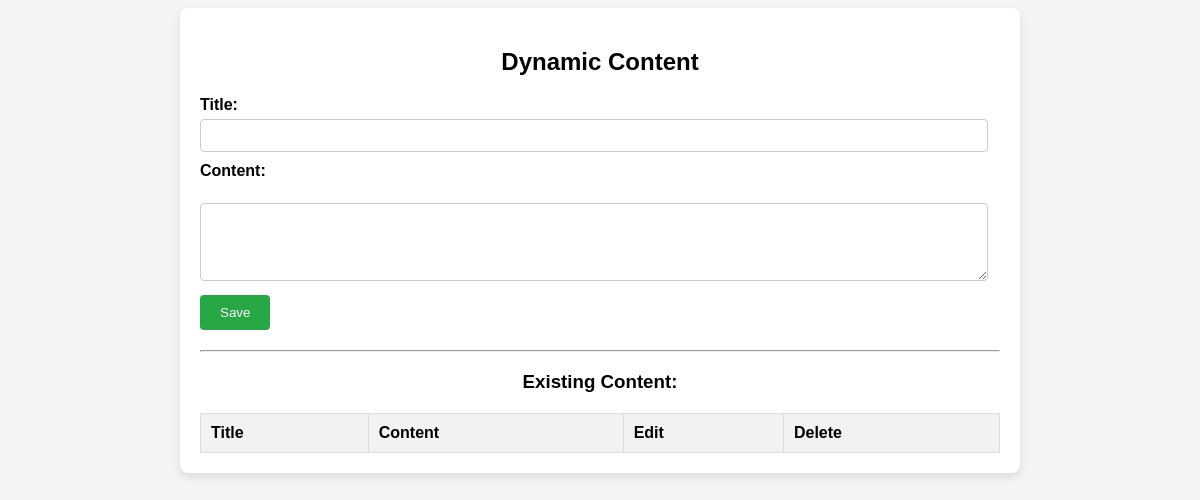
/admin/html/dynamicContent.php, run on an earlier commit of the app's database.
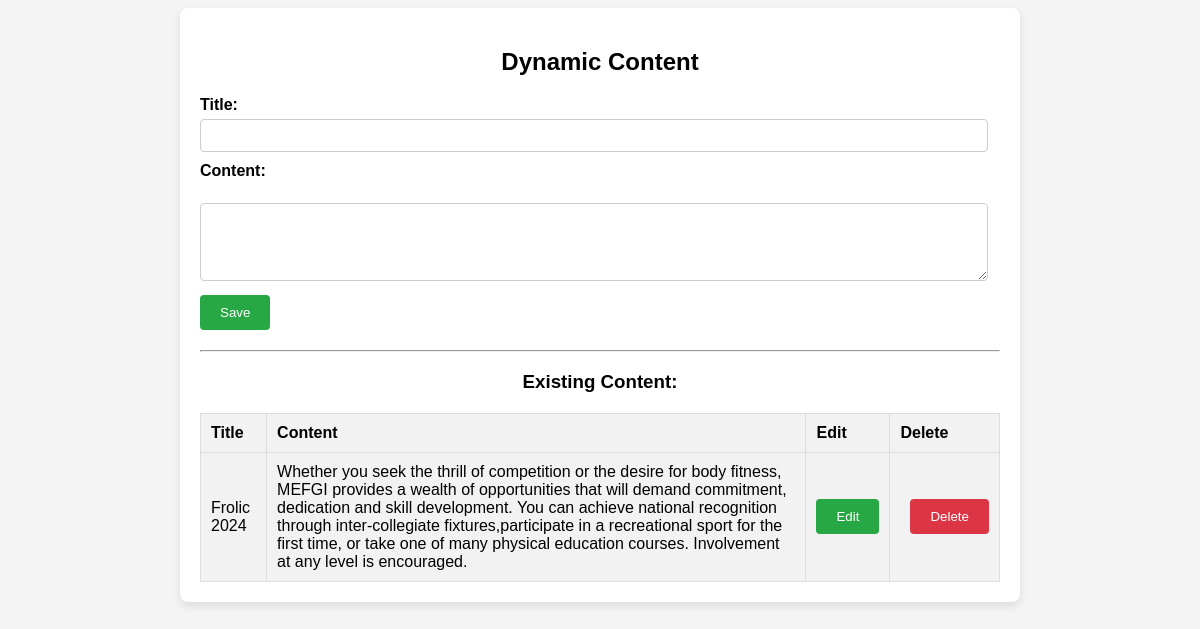
And on a later commit of the database.
### tables this page shows
CREATE TABLE IF NOT EXISTS `dynamic_content` (
  `id` int(11) NOT NULL AUTO_INCREMENT,
  `title` varchar(255) NOT NULL,
  `content` text NOT NULL,
  PRIMARY KEY (`id`)
);

### admin/html/dynamicContent.php (the view, shortened to what this page needs)
<?php
include 'conn.php';
$content = '';
$sql = "SELECT * FROM dynamic_content";
$result = $conn->query($sql);
$contents = [];
if ($result->num_rows > 0) {
    while ($row = $result->fetch_assoc()) {
        $contents[] = $row;
    }
}
?>
<!DOCTYPE html>
<html lang="en">
<head>
</head>
<body>
    <div class="container">
        <h2>Dynamic Content</h2>
        <form action="dynamicContentProcessing.php" method="POST">
            <label for="title">Title:</label>
            <input type="text" id="title" name="title" value="<?php echo isset($content['title']) ? $content['title'] : ''; ?>" required><br>
            <label for="content">Content:</label><br>
            <textarea id="content" name="content" rows="4" required><?php echo isset($content['content']) ? $content['content'] : ''; ?></textarea><br>
            <button type="submit" name="save" class="edit-btn">Save</button>
        </form>
        <hr>
        <h3>Existing Content:</h3>
        <table>
            <tr>
                <th>Title</th>
                <th>Content</th>
                <th>Edit</th>
                <th>Delete</th>
            </tr>
            <?php foreach ($contents as $content): ?>
            <tr>
                <td><?php echo $content['title']; ?></td>
                <td><?php echo $content['content']; ?></td>
                <td><a href="admin.php?edit=<?php echo $content['id']; ?>"><button class="edit-btn">Edit</button></a></td>
                <td><a href="dynamicContentProcessing.php?delete=<?php echo $content['id']; ?>" onclick="return confirm('Are you sure you want to delete this content?')"><button class="delete-btn">Delete</button></a></td>
            </tr>
            <?php endforeach; ?>
        </table>
    </div>
</body>
</html>

What changed in the data, as far as the page shows it:
added dynamic_content: title "Frolic 2024", content "Whether you seek the thrill of competition or the desire for body fitness, MEFGI provides a wealth of opportunities that will demand commitment, dedication and skill development. You can achieve national recognition through inter-collegiate fixtures,participate in a recreational sport for the first time, or take one of many physical education courses. Involvement at any level is encouraged."
